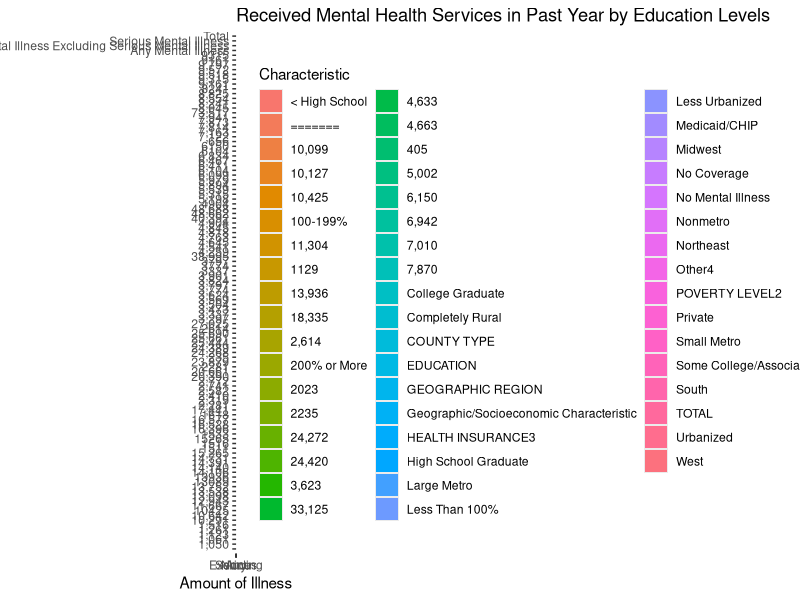

Reproduce this figure in R.
library(dplyr)
library(tidyverse)
library(ggplot2)
library(data.table)
library(reshape2)

table8_18 <- read.csv("table8_18_clean.csv")

table8_18_clean<- table8_18 %>%
  gather("Illness", "Frequency", -Characteristic)

ggplot(data=table8_18_clean, aes(x=Illness, y=Frequency, fill=Characteristic, main = "hi")) +
  geom_bar(stat="identity", position=position_dodge()) +
  labs(title="Received Mental Health Services in Past Year by Education Levels",
              x ="Amount of Illness", y = "Frequency (thousands)")
